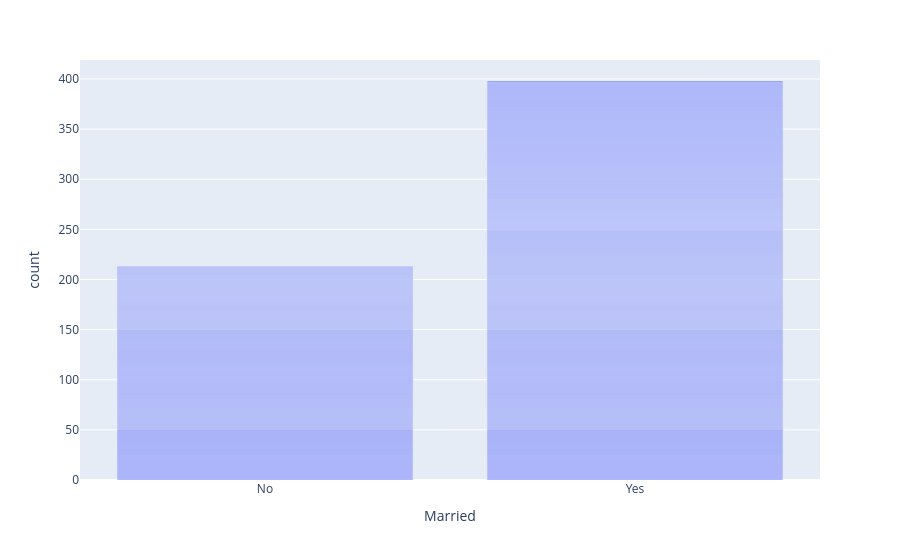

The notebook cell saved with this chart:
### Code cell
px.bar(df, x="Married")

### Figure 1 — Plotly figure (JSON) as saved in the notebook; plotly's stock layout.template omitted (floating-point values rounded to 4 significant figures; data arrays with more than 128 entries replaced by an {"elided": "..."} marker saying what was removed)
{"data": [{"hovertemplate": "Married=%{x}<br>count=%{y}<extra></extra>", "legendgroup": "", "marker": {"color": "#636efa", "pattern": {"shape": ""}}, "name": "", "orientation": "v", "showlegend": false, "textposition": "auto", "type": "bar", "x": {"elided": "614 str values"}, "xaxis": "x", "y": {"elided": "614 int values"}, "yaxis": "y"}], "layout": {"barmode": "relative", "legend": {"tracegroupgap": 0}, "margin": {"t": 60}, "xaxis": {"anchor": "y", "domain": [0, 1], "title": {"text": "Married"}}, "yaxis": {"anchor": "x", "domain": [0, 1], "title": {"text": "count"}}}}
